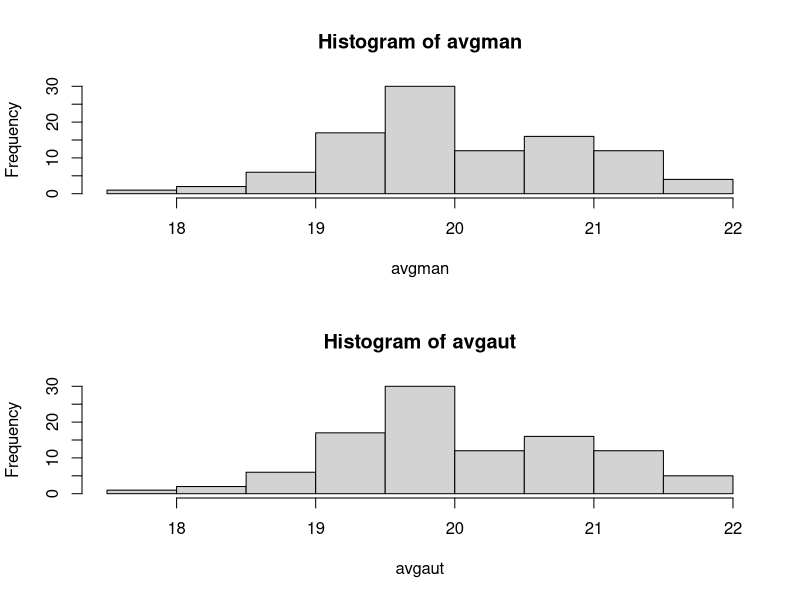

Write the R code that produced this figure.
cars = mtcars

automatic = cars[cars$am==1,]
summary(automatic)
automatic_count =nrow(automatic)
automatic_mean_mpg = mean(automatic$mpg)

#frequency of each
table(mtcars$am)

manual = cars[cars$am==0,]
manual_count = nrow(manual)
manual_mean_mpg = mean(manual$mpg)

#mean of each
apply(mtcars[,c("am","mpg")], MARGIN=2, FUN=mean)
#mean of each categor
tapply(mtcars$mpg, INDEX=mtcars$am, FUN=mean)

bartlett.test(mpg~am, data=cars)
t.test(mpg~am, data=mtcars, alternative="less")

wilcox.test(mpg~am, data=mtcars, alternative="less")

d = cbind(mtcars$am, mtcars$mpg)


avgman=NULL
avgaut=NULL

for(i in 1:100)
{
    cars = sample(mtcars$mpg, nrow(mtcars), replace=F)
    automatic = cars[1:automatic_count]
    manual= cars[(automatic_count+1):(nrow(mtcars))]
    avgman=c(avgman, mean(manual))
    avgaut=c(avgman, mean(automatic))
}


par(mfrow=c(2,1))
hist(avgman)
hist(avgaut)

mean(avgman)
mean(avgaut)
